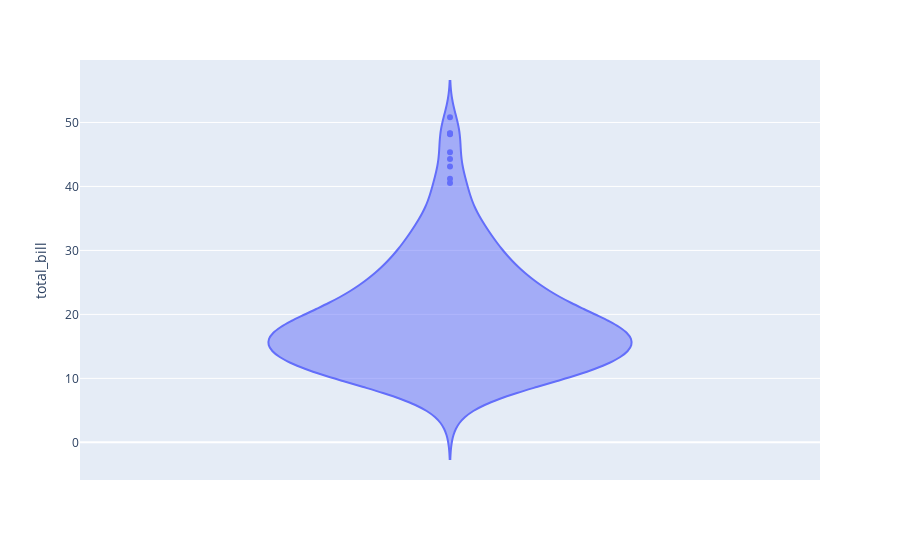

Notebook source saved alongside this figure:
### Markdown cell above
#### *Violin Graph - Basic*

### Code cell
px.violin(tips_df, y='total_bill')

### Figure 1 — Plotly figure (JSON) as saved in the notebook; plotly's stock layout.template omitted (floating-point values rounded to 4 significant figures; data arrays with more than 128 entries replaced by an {"elided": "..."} marker saying what was removed)
{"data": [{"alignmentgroup": "True", "box": {"visible": false}, "hovertemplate": "total_bill=%{y}<extra></extra>", "legendgroup": "", "marker": {"color": "#636efa"}, "name": "", "offsetgroup": "", "orientation": "v", "scalegroup": "True", "showlegend": false, "type": "violin", "x0": " ", "xaxis": "x", "y": {"elided": "244 float values"}, "y0": " ", "yaxis": "y"}], "layout": {"legend": {"tracegroupgap": 0}, "margin": {"t": 60}, "violinmode": "group", "xaxis": {"anchor": "y", "domain": [0, 1]}, "yaxis": {"anchor": "x", "domain": [0, 1], "title": {"text": "total_bill"}}}}
